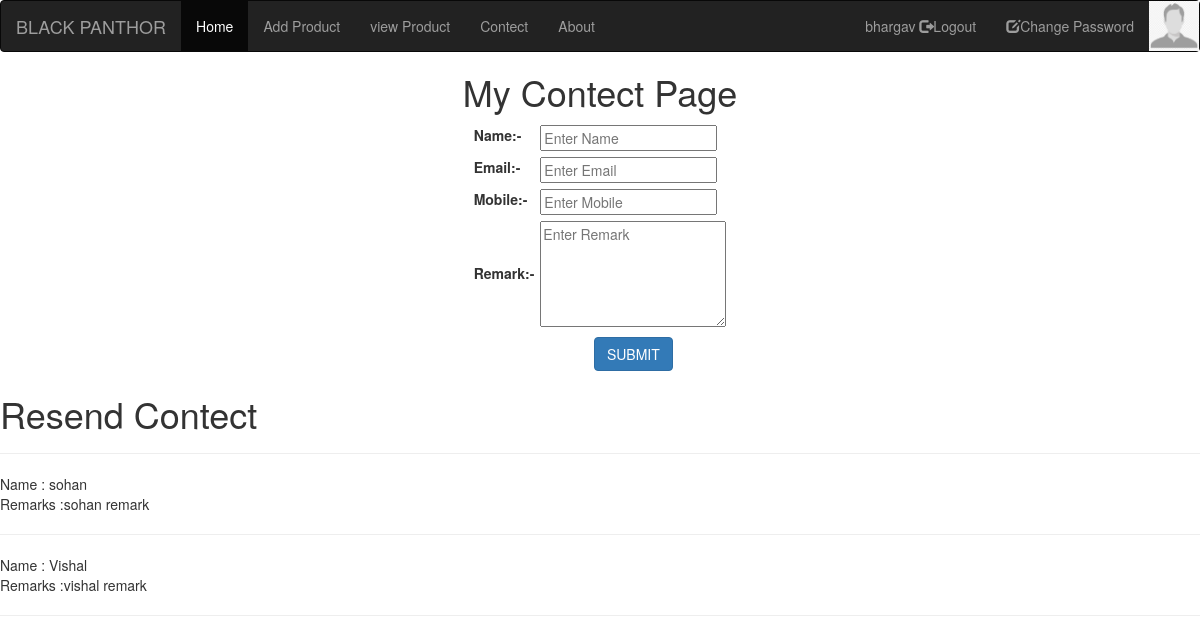
Page /content/ (signed in) on the committed database.
### userfile/models.py (models this page shows, shortened)
class Contect(models.Model):
	name=models.CharField(max_length=100)
	email=models.EmailField()
	mobile=models.PositiveSmallIntegerField()
	remark=models.TextField()

### userfile/views.py (the view)
# urls.py: path('content/',views.contect,name='contect'),
def contect(request):
	if request.method=="POST":
		Contect.objects.create(
			name=request.POST['name'],
			email=request.POST['email'],
			mobile=request.POST['mobile'],
			remark=request.POST['remark'],
			)
		msg="Contect Save Successfully"
		contects=Contect.objects.all().order_by('-id')[:3]
		return render(request,'contect.html',{'msg':msg,'contects':contects})
	else:
		contects=Contect.objects.all().order_by('-id')[:3]
		return render(request,'contect.html',{'contects':contects})

### userfile/templates/contect.html (shortened to what this page needs)
{% extends 'header.html' %}
{% block content %}
<!DOCTYPE html>
<html>
<head>
</head>
<body>
<center>
<h1>My Contect Page</h1>
<form  name="contect" method="POST" action="{% url 'contect' %}">
	<table>
		<tr>
			<td>
				<label>Name:-</label>
				<td><input type="text" name="name" placeholder="Enter Name"></td>
			</td>
		</tr>
		<tr>
			<td>
				<label>Email:-</label>
				<td><input type="email" name="email" placeholder="Enter Email"></td>
			</td>
		</tr>
		<tr>
			<td>
				<label>Mobile:-</label>
				<td><input type="text" name="mobile" placeholder="Enter Mobile"></td>
			</td>
		</tr>
		<tr>
			<td>
				<label>Remark:-</label>
				<td><textarea rows="5" cols="22" name="remark" placeholder="Enter Remark"></textarea></td>
			</td>
		</tr>
		<tr>
			<td>
				<td colspan="2" align="center">
					<input type="submit" name="action" value="SUBMIT" class="btn btn-primary">
				</td>
			</td>
		</tr>
	</table>
</form>
</center>
<h1>Resend Contect</h1><hr>
{% for i in contects %}
	Name : {{i.name}}<br>
	Remarks :{{i.remark}}<br><hr>
{% endfor %}
</body>
</html>
{% endblock %}

### userfile/templates/header.html (style rules this page uses)
tr,td { padding: 3px; }

### rows in the picture
Contect: name "sohan", remark "sohan remark"
Contect: name "Vishal", remark "vishal remark"

### other values in the picture
{{ request.session.fname }} "bhargav"
